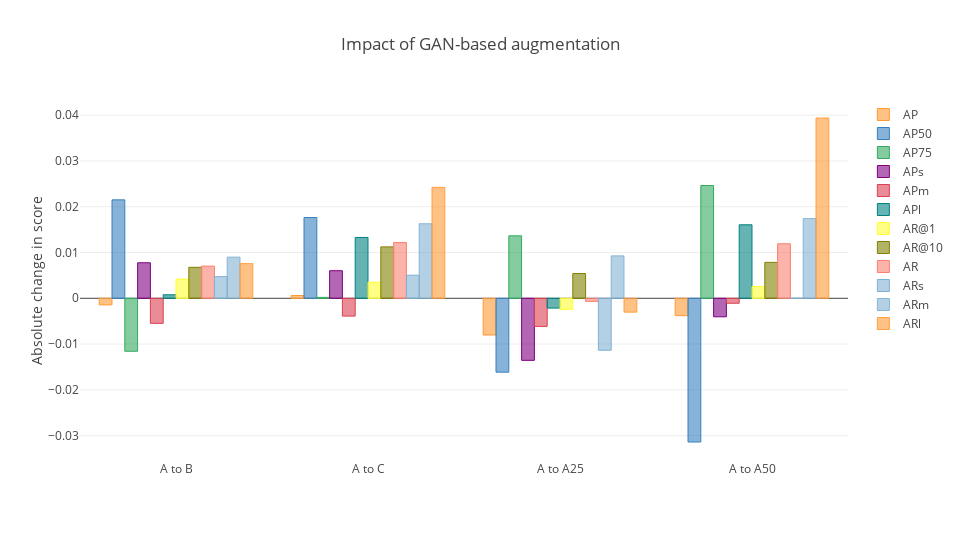

The notebook cell saved with this chart:
### Code cell
cf.go_offline(connected = True)
config = {
    "modeBarButtonsToRemove": ["sendDataToCloud"],
    "displaylogo": False
}
layout = {
    "title": "Impact of GAN-based augmentation",
    "yaxis": {
        "title": "Absolute change in score"
    },
    "width": 960,
    "height": 540
}
fig = df_combined.iplot(kind = "bar", y = ["AP", "AP50", "AP75", "APs", "APm", "APl", "AR@1", "AR@10", "AR", "ARs", "ARm", "ARl"], layout = layout, asFigure = True)
py.offline.iplot(fig, show_link = False, config = config)

### Figure 1 — Plotly figure (JSON) as saved in the notebook; plotly's stock layout.template omitted (floating-point values rounded to 4 significant figures)
{"data": [{"marker": {"color": "rgba(255, 153, 51, 0.6)", "line": {"color": "rgba(255, 153, 51, 1.0)", "width": 1}}, "name": "AP", "orientation": "v", "text": "", "type": "bar", "uid": "8fcc4671-d6bb-48f2-bc69-3954e13492fb", "x": ["A to B", "A to C", "A to A25", "A to A50"], "y": [-0.001439, 0.0006051, -0.008018, -0.003802]}, {"marker": {"color": "rgba(55, 128, 191, 0.6)", "line": {"color": "rgba(55, 128, 191, 1.0)", "width": 1}}, "name": "AP50", "orientation": "v", "text": "", "type": "bar", "uid": "e82580b0-9b23-4c31-810e-af7ca6e15263", "x": ["A to B", "A to C", "A to A25", "A to A50"], "y": [0.0215, 0.01765, -0.01614, -0.0314]}, {"marker": {"color": "rgba(50, 171, 96, 0.6)", "line": {"color": "rgba(50, 171, 96, 1.0)", "width": 1}}, "name": "AP75", "orientation": "v", "text": "", "type": "bar", "uid": "7cc0c704-649e-4258-bcbd-e2da6c6f9e4c", "x": ["A to B", "A to C", "A to A25", "A to A50"], "y": [-0.01157, 0.0002029, 0.01365, 0.02464]}, {"marker": {"color": "rgba(128, 0, 128, 0.6)", "line": {"color": "rgba(128, 0, 128, 1.0)", "width": 1}}, "name": "APs", "orientation": "v", "text": "", "type": "bar", "uid": "c0c1bc3b-7db7-4a08-af78-979628e90071", "x": ["A to B", "A to C", "A to A25", "A to A50"], "y": [0.007758, 0.006026, -0.01356, -0.004044]}, {"marker": {"color": "rgba(219, 64, 82, 0.6)", "line": {"color": "rgba(219, 64, 82, 1.0)", "width": 1}}, "name": "APm", "orientation": "v", "text": "", "type": "bar", "uid": "6c149735-50e2-4f3d-aa9d-2df41e8202cb", "x": ["A to B", "A to C", "A to A25", "A to A50"], "y": [-0.005474, -0.003889, -0.006139, -0.001086]}, {"marker": {"color": "rgba(0, 128, 128, 0.6)", "line": {"color": "rgba(0, 128, 128, 1.0)", "width": 1}}, "name": "APl", "orientation": "v", "text": "", "type": "bar", "uid": "83e65ed8-6512-41ea-b921-9993cd26c5da", "x": ["A to B", "A to C", "A to A25", "A to A50"], "y": [0.0007731, 0.0133, -0.002143, 0.01606]}, {"marker": {"color": "rgba(255, 255, 51, 0.6)", "line": {"color": "rgba(255, 255, 51, 1.0)", "width": 1}}, "name": "AR@1", "orientation": "v", "text": "", "type": "bar", "uid": "dd3d0012-6e4e-4e1d-bd70-040f746f081d", "x": ["A to B", "A to C", "A to A25", "A to A50"], "y": [0.004195, 0.003518, -0.002436, 0.002571]}, {"marker": {"color": "rgba(128, 128, 0, 0.6)", "line": {"color": "rgba(128, 128, 0, 1.0)", "width": 1}}, "name": "AR@10", "orientation": "v", "text": "", "type": "bar", "uid": "a3af6c73-4f28-4f52-9a23-b268dfd714c3", "x": ["A to B", "A to C", "A to A25", "A to A50"], "y": [0.006766, 0.01123, 0.005413, 0.007848]}, {"marker": {"color": "rgba(251, 128, 114, 0.6)", "line": {"color": "rgba(251, 128, 114, 1.0)", "width": 1}}, "name": "AR", "orientation": "v", "text": "", "type": "bar", "uid": "10ff1ddd-95b2-425f-aab7-e388c26056b5", "x": ["A to B", "A to C", "A to A25", "A to A50"], "y": [0.007037, 0.01218, -0.0006766, 0.01191]}, {"marker": {"color": "rgba(128, 177, 211, 0.6)", "line": {"color": "rgba(128, 177, 211, 1.0)", "width": 1}}, "name": "ARs", "orientation": "v", "text": "", "type": "bar", "uid": "836a65d1-c111-48e1-9e1b-6ae2302c0f0d", "x": ["A to B", "A to C", "A to A25", "A to A50"], "y": [0.004732, 0.005047, -0.01136, 0]}, {"marker": {"color": "rgba(128, 177, 211, 0.6)", "line": {"color": "rgba(128, 177, 211, 0.8999999999999999)", "width": 1}}, "name": "ARm", "orientation": "v", "text": "", "type": "bar", "uid": "d4bfdbcf-4255-4b63-80d7-4e7c04064f44", "x": ["A to B", "A to C", "A to A25", "A to A50"], "y": [0.008989, 0.01629, 0.00927, 0.01742]}, {"marker": {"color": "rgba(255, 153, 51, 0.6)", "line": {"color": "rgba(255, 153, 51, 0.8999999999999999)", "width": 1}}, "name": "ARl", "orientation": "v", "text": "", "type": "bar", "uid": "1a9ea4ee-c0a9-4045-99fa-4561136d90e9", "x": ["A to B", "A to C", "A to A25", "A to A50"], "y": [0.007576, 0.02424, -0.00303, 0.03939]}], "layout": {"height": 540, "title": {"text": "Impact of GAN-based augmentation"}, "width": 960, "yaxis": {"title": {"text": "Absolute change in score"}}}}
